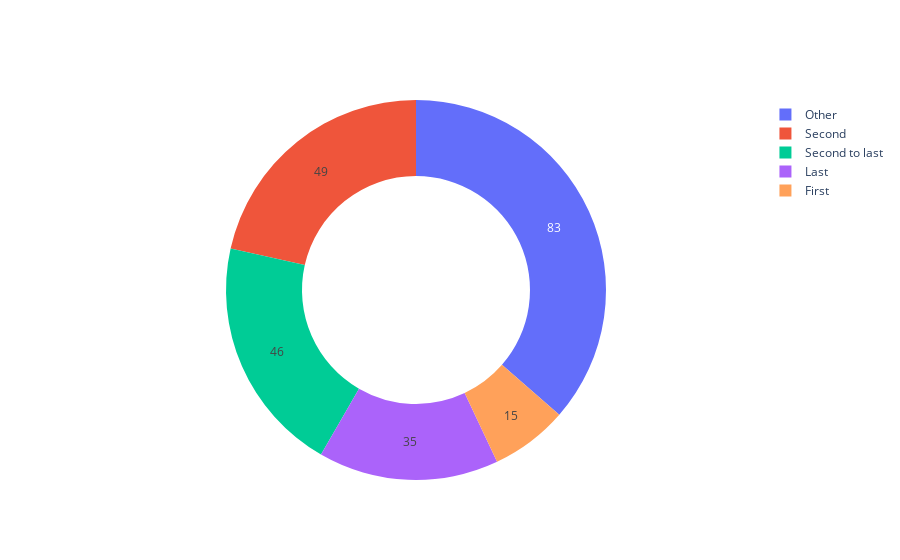

Source (notebook cell):
### Markdown cell above
Here's a plot of my author position.

### Code cell
Position = temp['Position'].value_counts().reset_index()

labels = Position['index']
values = Position['Position']
fig = go.Figure(data=[go.Pie(labels=labels, values=values, hole=.6)])

fig.update_traces(textinfo='value')

fig = fig.update_layout({
    'plot_bgcolor' : 'rgba(0, 0, 0, 0)',
    'paper_bgcolor' : 'rgba(0, 0, 0, 0)'})

fig.show()

### Figure 1 — Plotly figure (JSON) as saved in the notebook; plotly's stock layout.template omitted (floating-point values rounded to 4 significant figures)
{"data": [{"hole": 0.6, "labels": ["Other", "Second", "Second to last", "Last", "First"], "textinfo": "value", "type": "pie", "values": [83, 49, 46, 35, 15]}], "layout": {"autosize": true, "paper_bgcolor": "rgba(0, 0, 0, 0)", "plot_bgcolor": "rgba(0, 0, 0, 0)"}}
